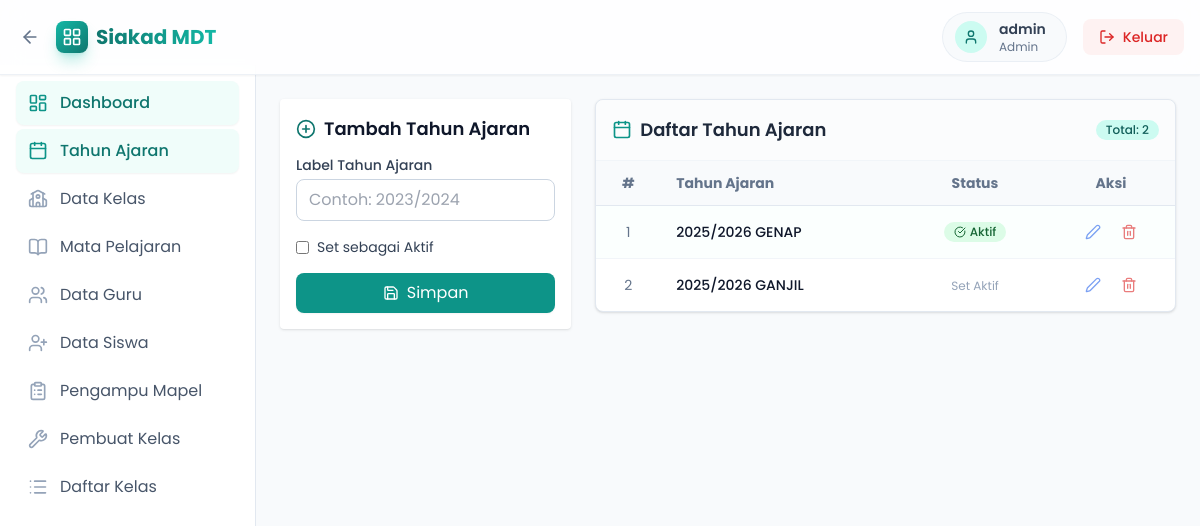
/public/index.php?page=admin&resource=academic_years (signed in), run on the app's committed database.
### tables this page shows
CREATE TABLE `users` (
  `id` int(11) NOT NULL,
  `username` varchar(50) NOT NULL,
  `password_hash` varchar(255) NOT NULL,
  `role` enum('admin','teacher','student') NOT NULL,
  `created_at` datetime NOT NULL DEFAULT current_timestamp()
);

CREATE TABLE `academic_years` (
  `id` int(11) NOT NULL,
  `label` varchar(20) NOT NULL,
  `is_active` tinyint(1) NOT NULL DEFAULT 0
);

### config/database.php (called while the page is built, shortened)
<?php
function db(): PDO {
    static $pdo = null;
    if ($pdo === null) {
        $dsn = 'mysql:host=' . DB_HOST . ';dbname=' . DB_NAME . ';charset=utf8mb4';
        $pdo = new PDO($dsn, DB_USER, DB_PASS, [
            PDO::ATTR_ERRMODE => PDO::ERRMODE_EXCEPTION,
            PDO::ATTR_DEFAULT_FETCH_MODE => PDO::FETCH_ASSOC,
        ]);
    }
    return $pdo;
}
?>

### config/auth.php (called while the page is built, shortened)
<?php
require_once __DIR__ . '/database.php';
function current_user(): ?array {
    $stmt = db()->prepare('SELECT id, username, role FROM users WHERE id = ?');
    $stmt->execute([$_SESSION['user_id']]);
    $u = $stmt->fetch();
    return $u ?: null;
}
?>

### models/AcademicYear.php (called while the page is built, shortened)
<?php
require_once __DIR__ . '/../config/database.php';
class AcademicYear {
    public static function all(): array {
        $stmt = db()->query('SELECT id, label, is_active FROM academic_years ORDER BY id DESC');
        return $stmt->fetchAll();
    }
}
?>

### views/admin/academic_years.php (the view, shortened to what this page needs)
<div class="flex items-start gap-6">
  <div class="w-full md:w-1/3 bg-white shadow rounded p-4 hover:shadow-md transition-shadow sticky top-24">
    <div class="text-lg font-semibold mb-3 flex items-center gap-2">
        <i data-lucide="<?= isset($edit) ? 'edit' : 'plus-circle' ?>" class="w-5 h-5 text-brand-700"></i>
        <?= isset($edit) ? 'Edit Tahun Ajaran' : 'Tambah Tahun Ajaran' ?>
    </div>
    <form method="post" class="space-y-4">
      <div>
        <label class="block text-sm font-medium text-slate-700 mb-1">Label Tahun Ajaran</label>
        <input name="label" value="<?= isset($edit) ? htmlspecialchars($edit['label']) : '' ?>" class="w-full border border-slate-300 rounded-lg px-3 py-2 focus:outline-none focus:ring-2 focus:ring-brand-500/20 focus:border-brand-500 transition-all" required placeholder="Contoh: 2023/2024" />
      </div>
      <div class="flex items-center gap-2">
        <input type="checkbox" name="is_active" id="is_active" value="1" <?= (isset($edit) && $edit['is_active']) ? 'checked' : '' ?> class="rounded text-brand-600 focus:ring-brand-500">
        <label for="is_active" class="text-sm text-slate-700">Set sebagai Aktif</label>
      </div>
      <div class="flex gap-2">
          <button type="submit" class="flex-1 inline-flex justify-center items-center gap-2 px-4 py-2 bg-brand-600 hover:bg-brand-700 text-white rounded-lg transition-colors shadow-sm">
            <i data-lucide="save" class="w-4 h-4"></i>
            <span><?= isset($edit) ? 'Update' : 'Simpan' ?></span>
          </button>
      </div>
    </form>
  </div>
  <div class="w-full md:w-2/3 bg-white shadow rounded-lg overflow-hidden border border-slate-200">
    <div class="p-4 border-b border-slate-100 bg-slate-50/50 flex justify-between items-center">
        <div class="text-lg font-semibold flex items-center gap-2 text-slate-800">
            <i data-lucide="calendar" class="w-5 h-5 text-brand-600"></i> Daftar Tahun Ajaran
        </div>
        <span class="text-xs font-medium px-2.5 py-0.5 rounded-full bg-brand-100 text-brand-800">
            Total: <?= count($years) ?>
        </span>
    </div>
    <div class="overflow-x-auto">
        <table class="min-w-full text-sm text-left">
          <thead class="bg-slate-50 text-slate-500 font-medium border-b border-slate-200">
            <tr>
              <th class="px-4 py-3 w-16 text-center">#</th>
              <th class="px-4 py-3">Tahun Ajaran</th>
              <th class="px-4 py-3 text-center">Status</th>
              <th class="px-4 py-3 w-32 text-center">Aksi</th>
            </tr>
          </thead>
          <tbody class="divide-y divide-slate-100">
            <?php if (empty($years)): ?>
                <tr>
                    <td colspan="4" class="px-4 py-8 text-center text-slate-400 italic">Belum ada data tahun ajaran</td>
                </tr>
            <?php else: ?>
                <?php foreach ($years as $i => $y): ?>
                  <tr class="hover:bg-slate-50/50 transition-colors group <?= $y['is_active'] ? 'bg-brand-50/30' : '' ?>">
                    <td class="px-4 py-3 text-center text-slate-500"><?= $i + 1 ?></td>
                    <td class="px-4 py-3 font-medium text-slate-900"><?= htmlspecialchars($y['label']) ?></td>
                    <td class="px-4 py-3 text-center">
                        <?php if ($y['is_active']): ?>
                            <span class="inline-flex items-center gap-1 px-2.5 py-0.5 rounded-full text-xs font-medium bg-green-100 text-green-800">
                                <i data-lucide="check-circle" class="w-3 h-3"></i> Aktif
                            </span>
                        <?php else: ?>
                            <form method="post" class="inline">
                                <button type="submit" class="text-xs text-slate-400 hover:text-brand-600 hover:underline">Set Aktif</button>
                            </form>
                        <?php endif; ?>
                    </td>
                    <td class="px-4 py-3 text-center">
                        <div class="flex items-center justify-center gap-2 opacity-60 group-hover:opacity-100 transition-opacity">
                            <a href="index.php?page=admin&resource=academic_years&action=edit&id=<?= $y['id'] ?>" class="p-1.5 text-blue-600 hover:bg-blue-50 rounded-md transition-colors" title="Edit">
                                <i data-lucide="edit-2" class="w-4 h-4"></i>
                            </a>
                            <a href="index.php?page=admin&resource=academic_years&action=delete&id=<?= $y['id'] ?>" onclick="return confirm('Apakah Anda yakin ingin menghapus tahun ajaran ini?')" class="p-1.5 text-red-600 hover:bg-red-50 rounded-md transition-colors" title="Hapus">
                                <i data-lucide="trash-2" class="w-4 h-4"></i>
                            </a>
                        </div>
                    </td>
                  </tr>
                <?php endforeach; ?>
            <?php endif; ?>
          </tbody>
        </table>
    </div>
  </div>
</div>

### views/layout.php (shortened to what this page needs)
<?php
require_once BASE_PATH . '/config/auth.php';
$u = current_user();
?>
<!DOCTYPE html>
<html>
<head>
<script src="https://cdn.tailwindcss.com"></script>
</head>
<body class="bg-slate-50 min-h-screen font-poppins text-slate-900 bg-[url('https://www.transparenttextures.com/patterns/cubes.png')]">
<header class="bg-white/80 backdrop-blur-md shadow-sm sticky top-0 z-40 border-b border-slate-200/60" aria-label="Header">
  <div class="max-w-7xl mx-auto px-4 py-3 flex items-center justify-between">
    <div class="flex items-center gap-3">
      <a id="backButton" aria-label="Kembali" href="#" data-role="<?= $u['role'] ?? '' ?>" class="inline-flex items-center gap-1 text-slate-500 hover:text-brand-600 transition-colors p-1 rounded-full hover:bg-brand-50">
        <i data-lucide="arrow-left" class="w-5 h-5"></i>
      </a>
      <a href="index.php?page=<?= $u && $u['role'] ? htmlspecialchars($u['role']) : 'login' ?>" class="flex items-center gap-2 group">
        <div class="w-8 h-8 bg-gradient-to-br from-brand-500 to-brand-700 rounded-lg flex items-center justify-center text-white shadow-lg shadow-brand-500/30 group-hover:scale-105 transition-transform">
            <i data-lucide="layout-grid" class="w-5 h-5"></i>
        </div>
        <span class="text-lg md:text-xl font-bold bg-clip-text text-transparent bg-gradient-to-r from-brand-700 to-brand-500">Siakad MDT</span>
      </a>
    </div>
    <div class="flex items-center gap-4">
      <?php if ($u): ?>
        <div class="hidden sm:flex items-center gap-3 px-3 py-1.5 bg-slate-100/50 rounded-full border border-slate-200/60">
          <div class="w-8 h-8 rounded-full bg-brand-100 text-brand-700 flex items-center justify-center">
            <i data-lucide="user" class="w-4 h-4"></i>
          </div>
          <div class="flex flex-col leading-none mr-2">
             <span class="text-sm font-semibold text-slate-700"><?= htmlspecialchars($u['username']) ?></span>
             <span class="text-xs text-slate-500 capitalize"><?= htmlspecialchars($u['role']) ?></span>
          </div>
        </div>
        <a href="index.php?page=logout" class="inline-flex items-center gap-2 px-4 py-2 bg-red-50 text-red-600 rounded-lg hover:bg-red-100 hover:text-red-700 focus:outline-none focus:ring-2 focus:ring-red-400 transition-all font-medium text-sm" aria-label="Keluar">
          <i data-lucide="log-out" class="w-4 h-4"></i>
          <span class="hidden sm:inline">Keluar</span>
        </a>
      <?php endif; ?>
    </div>
  </div>
</header>
<?php if ($u && $u['role'] === 'admin'): ?>
  <div class="flex pt-0">
    <aside class="w-64 fixed inset-y-0 left-0 top-[65px] bg-white border-r border-slate-200 hidden md:block overflow-y-auto pb-20 z-30">
      <nav class="p-4 space-y-1">
        <?php
        $menu = [
            ['url' => 'index.php?page=admin', 'icon' => 'layout-dashboard', 'label' => 'Dashboard'],
            ['url' => 'index.php?page=admin&resource=academic_years', 'icon' => 'calendar', 'label' => 'Tahun Ajaran'],
            ['url' => 'index.php?page=admin&resource=classes', 'icon' => 'school', 'label' => 'Data Kelas'],
            ['url' => 'index.php?page=admin&resource=subjects', 'icon' => 'book-open', 'label' => 'Mata Pelajaran'],
            ['url' => 'index.php?page=admin&resource=teachers', 'icon' => 'users', 'label' => 'Data Guru'],
            ['url' => 'index.php?page=admin&resource=students', 'icon' => 'user-plus', 'label' => 'Data Siswa'],
            ['url' => 'index.php?page=admin&resource=teaching_assignments', 'icon' => 'clipboard-list', 'label' => 'Pengampu Mapel'],
            ['url' => 'index.php?page=admin&resource=class_builder', 'icon' => 'wrench', 'label' => 'Pembuat Kelas'],
            ['url' => 'index.php?page=admin&resource=class_roster', 'icon' => 'list', 'label' => 'Daftar Kelas'],
        ];
        $currentUrl = 'index.php?' . $_SERVER['QUERY_STRING'];
        ?>
        <?php foreach ($menu as $item): ?>
          <?php $isActive = strpos($currentUrl, $item['url']) !== false || ($item['url'] === 'index.php?page=admin' && $currentUrl === 'index.php?page=admin'); ?>
          <a href="<?= $item['url'] ?>" class="flex items-center gap-3 px-3 py-2.5 rounded-lg transition-all duration-200 <?= $isActive ? 'bg-brand-50 text-brand-700 font-medium shadow-sm' : 'text-slate-600 hover:bg-slate-50 hover:text-slate-900' ?>">
            <i data-lucide="<?= $item['icon'] ?>" class="w-5 h-5 <?= $isActive ? 'text-brand-600' : 'text-slate-400' ?>"></i>
            <span><?= $item['label'] ?></span>
          </a>
        <?php endforeach; ?>
      </nav>
    </aside>
    <main class="flex-1 ml-0 md:ml-64 p-6 min-h-[calc(100vh-65px)]">
      <?php require $content; ?>
    </main>
  </div>
<?php endif; ?>
</body>
</html>

### data on the page
users: username "admin", role "Admin"
academic_years: label "2025/2026 GENAP", is_active 1 (drawn)
academic_years: label "2025/2026 GANJIL"

### other printed values
$item['label'] "Dashboard"
$item['label'] "Tahun Ajaran"
$item['label'] "Data Kelas"
$item['label'] "Mata Pelajaran"
$item['label'] "Data Guru"
$item['label'] "Data Siswa"
$item['label'] "Pengampu Mapel"
$item['label'] "Pembuat Kelas"
$item['label'] "Daftar Kelas"
count($years) "2"
